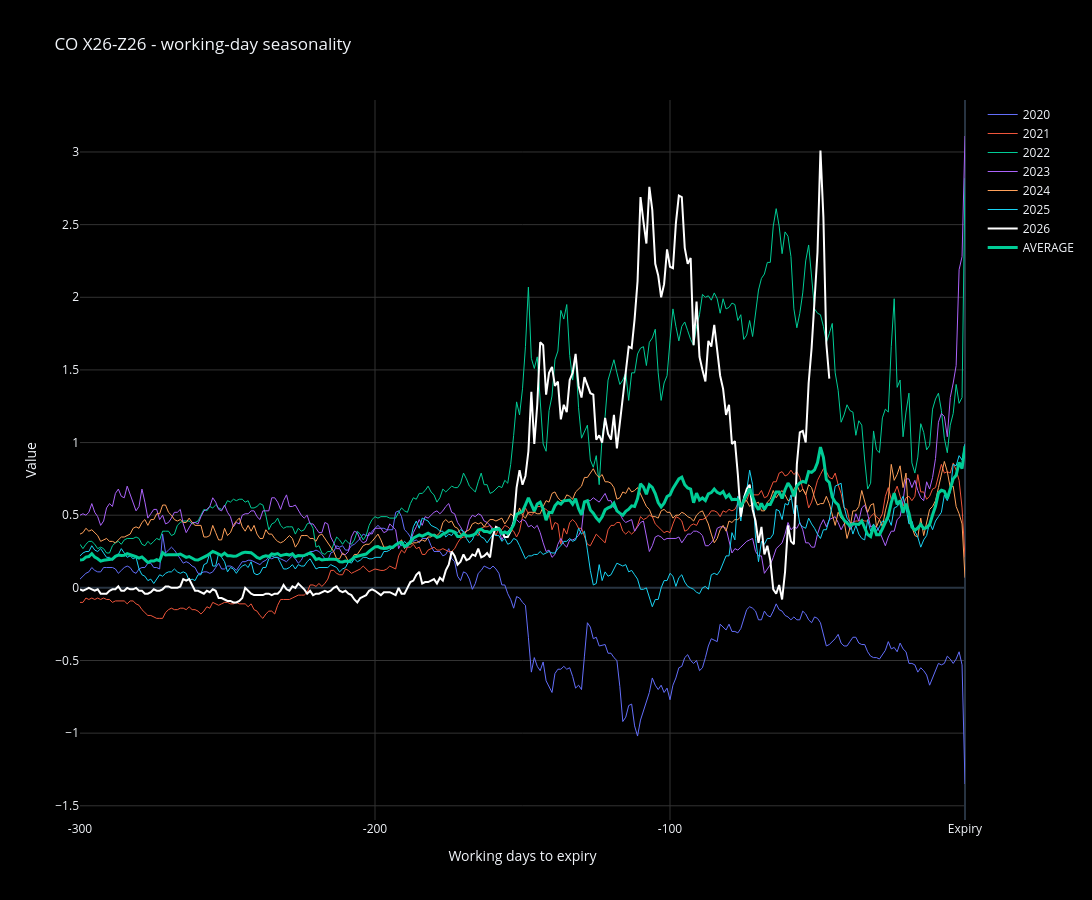

This figure's notebook cell:
### Code cell
SeasonalityPlotter().plot_seasonality(
    result,
    title=f"{SYMBOL} {EXPRESSION} - working-day seasonality",
)

### Figure 1 — Plotly figure (JSON) as saved in the notebook; plotly's stock layout.template omitted (floating-point values rounded to 4 significant figures; data arrays with more than 128 entries replaced by an {"elided": "..."} marker saying what was removed)
{"data": [{"customdata": {"elided": "298 str values"}, "hovertemplate": "2020<br>Date: %{customdata}<br>Value: %{y:.2f}<extra></extra>", "line": {"color": "#636EFA", "width": 1}, "mode": "lines", "name": "2020", "type": "scatter", "x": {"elided": "298 int values"}, "y": {"elided": "298 float values"}}, {"customdata": {"elided": "298 str values"}, "hovertemplate": "2021<br>Date: %{customdata}<br>Value: %{y:.2f}<extra></extra>", "line": {"color": "#EF553B", "width": 1}, "mode": "lines", "name": "2021", "type": "scatter", "x": {"elided": "298 int values"}, "y": {"elided": "298 float values"}}, {"customdata": {"elided": "300 str values"}, "hovertemplate": "2022<br>Date: %{customdata}<br>Value: %{y:.2f}<extra></extra>", "line": {"color": "#00CC96", "width": 1}, "mode": "lines", "name": "2022", "type": "scatter", "x": {"elided": "300 int values"}, "y": {"elided": "300 float values"}}, {"customdata": {"elided": "298 str values"}, "hovertemplate": "2023<br>Date: %{customdata}<br>Value: %{y:.2f}<extra></extra>", "line": {"color": "#AB63FA", "width": 1}, "mode": "lines", "name": "2023", "type": "scatter", "x": {"elided": "298 int values"}, "y": {"elided": "298 float values"}}, {"customdata": {"elided": "298 str values"}, "hovertemplate": "2024<br>Date: %{customdata}<br>Value: %{y:.2f}<extra></extra>", "line": {"color": "#FFA15A", "width": 1}, "mode": "lines", "name": "2024", "type": "scatter", "x": {"elided": "298 int values"}, "y": {"elided": "298 float values"}}, {"customdata": {"elided": "298 str values"}, "hovertemplate": "2025<br>Date: %{customdata}<br>Value: %{y:.2f}<extra></extra>", "line": {"color": "#19D3F3", "width": 1}, "mode": "lines", "name": "2025", "type": "scatter", "x": {"elided": "298 int values"}, "y": {"elided": "298 float values"}}, {"customdata": {"elided": "252 str values"}, "hovertemplate": "2026<br>Date: %{customdata}<br>Value: %{y:.2f}<extra></extra>", "line": {"color": "white", "width": 2}, "mode": "lines", "name": "2026", "type": "scatter", "x": {"elided": "252 int values"}, "y": {"elided": "252 float values"}}, {"hovertemplate": "AVERAGE<br>Days to expiry: %{x}<br>Value: %{y:.2f}<extra></extra>", "line": {"color": "#00CC96", "width": 3}, "mode": "lines", "name": "AVERAGE", "type": "scatter", "x": {"elided": "301 int values"}, "y": {"elided": "301 float values"}}], "layout": {"height": 900, "hovermode": "x unified", "paper_bgcolor": "black", "plot_bgcolor": "black", "title": {"text": "CO X26-Z26 - working-day seasonality"}, "width": 1600, "xaxis": {"gridcolor": "#333", "ticktext": ["-400", "-300", "-200", "-100", "Expiry"], "tickvals": [-400, -300, -200, -100, 0], "title": {"text": "Working days to expiry"}}, "yaxis": {"gridcolor": "#333", "title": {"text": "Value"}}}}
